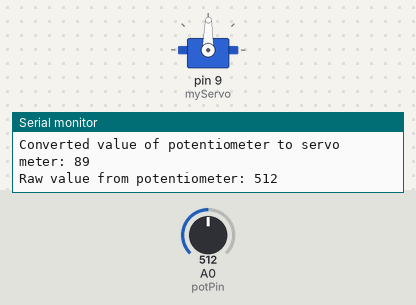
Bench run of a sketch on a simulated Arduino Uno, built with avr-gcc and run on an emulated ATmega328P. On the bench: servo, the last lines printed to the serial monitor. The test bench sets the inputs (shaded band); at power-on: A0 (potPin) = 512.

Above: at 1.2 s.
1.3 s: A0 (potPin) set to 561
At 1.7 s:
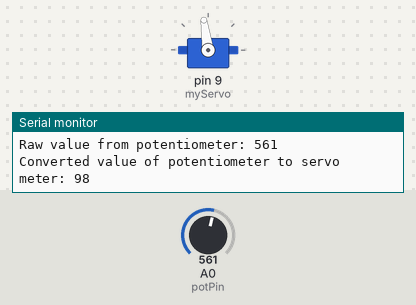
2.8 s: A0 (potPin) set to 582
At 3.8 s:
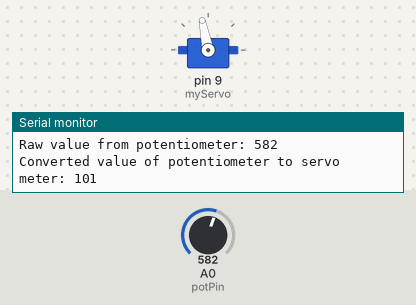
4.4 s: A0 (potPin) set to 306
At 5.1 s:
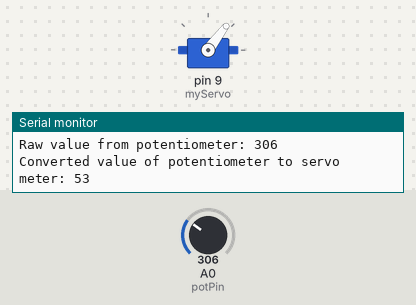
6.0 s: A0 (potPin) set to 106
At 7.1 s:
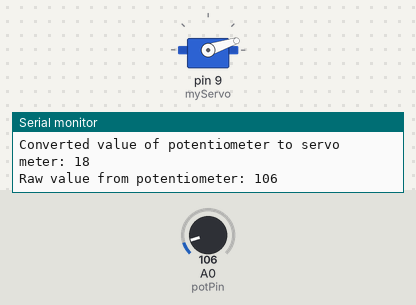
7.5 s: A0 (potPin) set to 88
At 7.9 s:
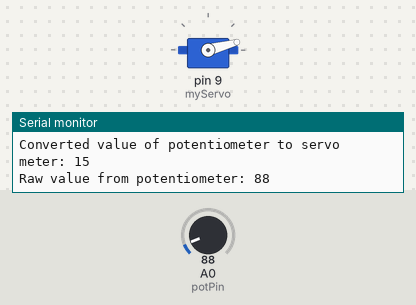
10.5 s: A0 (potPin) set to 122
At 10.9 s:
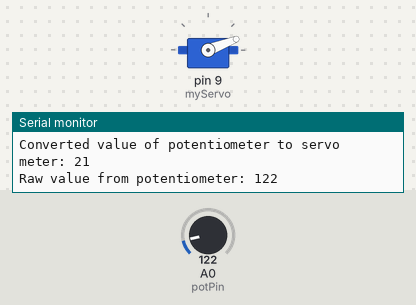
Timing chart, 0 to 13.1 s (numbered marks = the images above; inputs shaded):
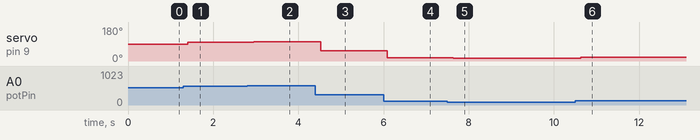

The sketch:

MoodCue.ino
```cpp
#include <Servo.h>

Servo myServo;
int const potPin = A0;
int potVal;
int angle;

void setup() {
  // put your setup code here, to run once:
  myServo.attach(9);
  Serial.begin(9600);
}

void loop() {
  // put your main code here, to run repeatedly:
  potVal = analogRead(potPin);
  Serial.print("Raw value from potentiometer: ");
  Serial.println(potVal);

  angle = map(potVal, 0, 1023, 0, 179);
  Serial.print("Converted value of potentiometer to servo meter: ");
  Serial.println(angle);

  myServo.write(angle);
  delay(15);
}
```

Measured:
- after the input at 1.3 s, servo on pin 9 (myServo): 89° → 98° after 0.10 s
- after the input at 2.8 s, servo on pin 9 (myServo): 98° → 101° after 0.15 s
- after the input at 4.4 s, servo on pin 9 (myServo): 101° → 53° after 0.13 s
- after the input at 6.0 s, servo on pin 9 (myServo): 53° → 18° after 0.08 s
- after the input at 7.5 s, servo on pin 9 (myServo): 18° → 15° after 0.14 s
- after the input at 10.5 s, servo on pin 9 (myServo): 15° → 21° after 0.12 s
